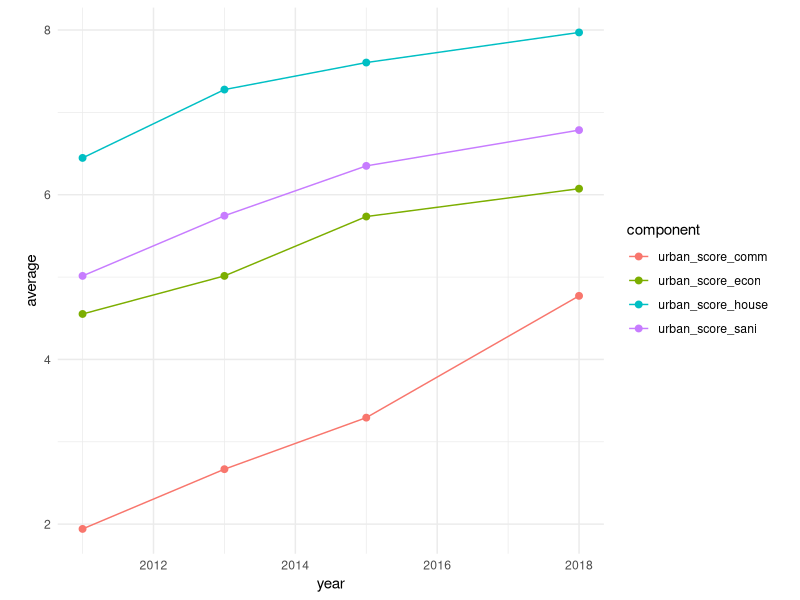
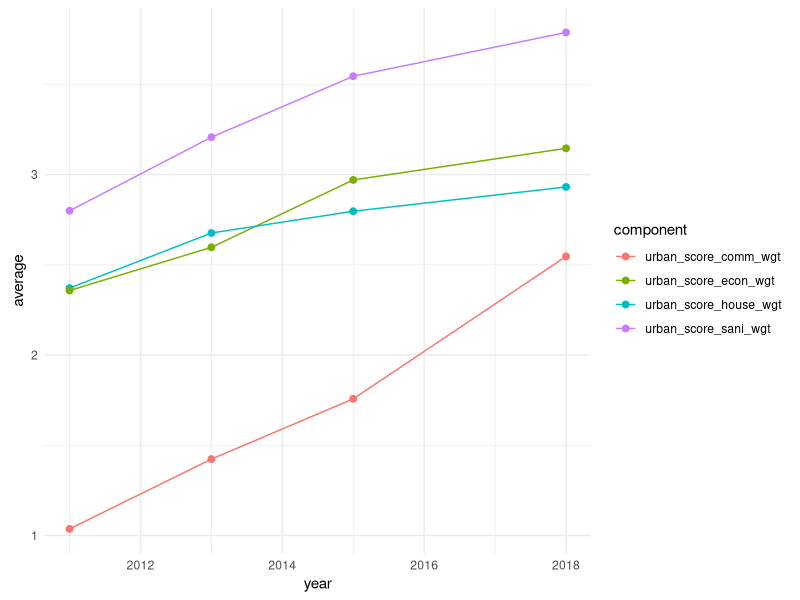

The R script that drew these images, in order: (Note: this script raises an error after producing the figures.)
## ---- chunk 1
library(tidyverse)
## ---- chunk 2
df.ubs <- read_csv("../Scores/Individual/urbanicity.csv") %>% filter(reliability != "Poor")
head(df.ubs)
## ---- chunk 3
# Perform PCA
items <- df.ubs %>% 
  filter(reliability != "Poor") %>%
  select(urban_score_comm, urban_score_house, urban_score_econ, urban_score_sani)

res.pca <- princomp(items)
summary(res.pca)
loadings <- res.pca$loadings[,1] # obtain PCA loading vector

df.ubs$weighted <- as.matrix(items) %*% as.numeric(loadings) # calculate weighted scores
df.ubs$urban_score_comm_wgt <- df.ubs$urban_score_comm * loadings[1]
df.ubs$urban_score_house_wgt <- df.ubs$urban_score_house * loadings[2]
df.ubs$urban_score_econ_wgt <- df.ubs$urban_score_econ * loadings[3]
df.ubs$urban_score_sani_wgt <- df.ubs$urban_score_sani * loadings[4]
## ---- chunk 4
## Non-weighted
# Summary stats
psych::describe(df.ubs)

# Summary statistics by year
psych::describeBy(df.ubs, "year", IQR=T)

## Weighted
psych::describe(select(df.ubs,ends_with("wgt"),weighted))

psych::describeBy(select(df.ubs,year,ends_with("wgt"),weighted),"year")
## ---- chunk 5
df.ubs.byyear <- df.ubs %>% 
  group_by(year) %>% 
  summarise(
    urban_score_comm = mean(urban_score_comm),
    urban_score_house = mean(urban_score_house),
    urban_score_econ = mean(urban_score_econ),
    urban_score_sani = mean(urban_score_sani)
  ) %>% 
  pivot_longer(
    cols=starts_with("urban"),
    names_to = "component",
    values_to = "average"
  )

ggplot(df.ubs.byyear, aes(x=year, y=average, color=component)) +
  geom_point(size=2) + 
  geom_line() + 
  theme_minimal() + 
  theme(aspect.ratio = 1)

df.ubs.wgt.byyear <- df.ubs %>% 
  group_by(year) %>% 
  summarise(
    urban_score_comm_wgt = mean(urban_score_comm_wgt),
    urban_score_house_wgt = mean(urban_score_house_wgt),
    urban_score_econ_wgt = mean(urban_score_econ_wgt),
    urban_score_sani_wgt = mean(urban_score_sani_wgt)
  ) %>% 
  pivot_longer(
    cols=starts_with("urban"),
    names_to = "component",
    values_to = "average"
  )

ggplot(df.ubs.wgt.byyear, aes(x=year, y=average, color=component)) +
  geom_point(size=2) + 
  geom_line() + 
  theme_minimal() + 
  theme(aspect.ratio = 1)
## ---- chunk 6
df.ubs %>% 
  rename(urban_score_wgt = weighted) %>% 
  write_csv("../Scores/Individual/urbanicity_weighted.csv")
